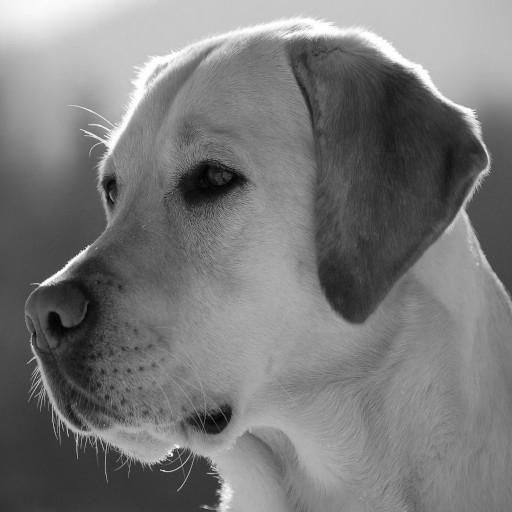
#> input picture lab03/labrador_gray.jpg, 512 x 512 px
$ jupyter execute pow_transform01.ipynb
#> lines starting #> are read from the running program, lines starting #| are printed output that depends on the picture
[cell 1]
from PIL import Image
import math


im1 = Image.open('labrador_gray.jpg')
#> im1 is the input picture: PIL image 512x512 L; min 0, max 255, mean 121.4
im2 = Image.new('L',(im1.size[0],im1.size[1]))
#> im2: PIL image 512x512 L; every value is 0

[cell 2]
def pow_f(x,c,g):
    return c * (x**g)

[cell 3]
c = 1
g = 1.2
for i in range(im1.size[0]):
    for j in range(im1.size[1]):
        s = im1.getpixel((i,j))
        n = int(pow_f(s,c,g))%256
        im2.putpixel((i,j),n)
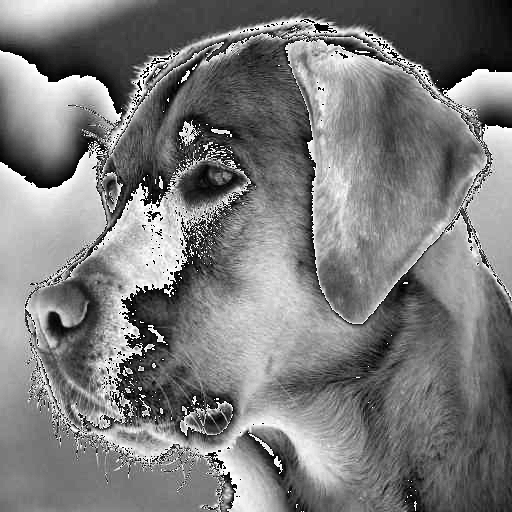
#> im2: PIL image 512x512 L; min 0, max 255, mean 123.4

im2.show()
im2.save('labrador_gray_pow.jpg')
